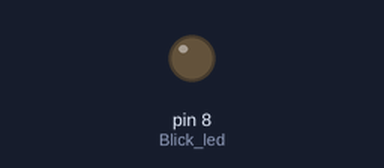
This program was run on a simulated Arduino Uno, built with avr-gcc and run on an emulated ATmega328P. Parts: output pins drawn as LEDs (lit = HIGH).

Above: at 0.8 s.
At 5.7 s:
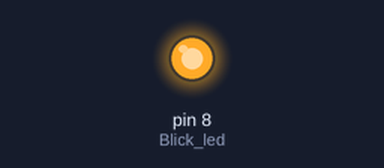
Timing chart, 0 to 7.7 s (numbered marks = the images above):
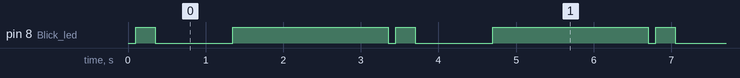

Measured:
- by itself, pin 8 (Blick_led): repeats every 3.4 s: LOW 1.0 s, HIGH 2.0 s, LOW 0.10 s, HIGH 0.25 s
- by itself, everything shown: repeats every 3.4 s, in 4 steps

The program:

main.cpp
```cpp
#define LONG_DELAY 250
#define SHORT_DELAY 100
#include <avr/io.h>     // AVR device-specific IO definitions
#include <util/delay.h> // Functions for busy-wait delay loops
#include "Arduino.h"
#define Blick_led 8


int main(void)
{
  uint8_t led_value = HIGH;
 // Set pin where on-board LED is connected as output
    pinMode(Blick_led, OUTPUT);

    // Infinite loop
    while (1)
    {
        // Generate a lettre `A` Morse code


      digitalWrite(Blick_led, LOW);
      _delay_ms(SHORT_DELAY);


      digitalWrite(Blick_led, HIGH);
      _delay_ms(LONG_DELAY);


      digitalWrite(Blick_led, LOW);
      _delay_ms(1000);

      digitalWrite(Blick_led, HIGH);
      _delay_ms(2000);


    }

    // Will never reach this
    return 0;
}
```
